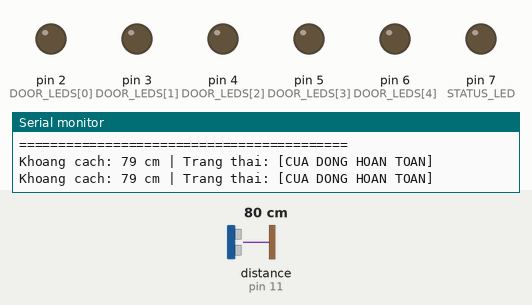
This sketch was run on a simulated Arduino Uno, built with avr-gcc and run on an emulated ATmega328P. On the bench: output pins drawn as LEDs (lit = HIGH), the last lines printed to the serial monitor. Wiring (inferred from the names in the program): ultrasonic range finder: trigger pin 12; echo pin 11. The test bench sets the inputs (shaded band); at power-on: distance to the obstacle (sensor on pin 11) 80 cm. The echo pulse lasts 58.3 µs per cm; pins used as bus, display or sensor lines are not drawn.

Above: at 1.3 s.
1.4 s: distance to the obstacle (sensor on pin 11) set to 55 cm
2.9 s: distance to the obstacle (sensor on pin 11) set to 48 cm
At 3.2 s:
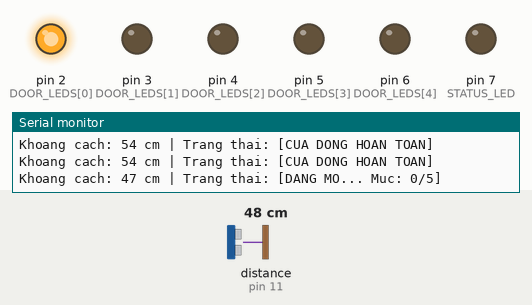
At 4.5 s:
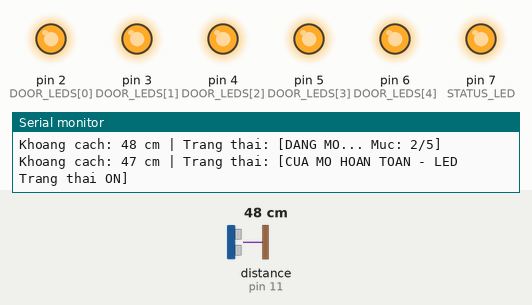
Timing chart, 0 to 6.0 s (numbered marks = the images above; inputs shaded):
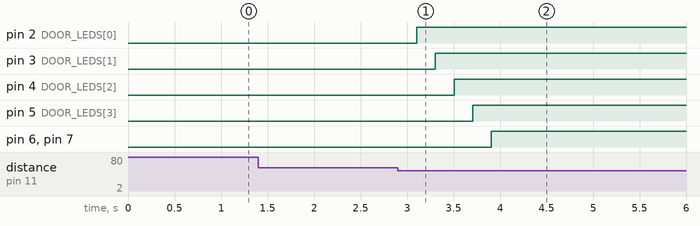

The sketch:

Bai1.ino
```cpp
const int TRIG_PIN = 12;
const int ECHO_PIN = 11;

const int DOOR_LEDS[5] = {2, 3, 4, 5, 6};
const int NUM_DOOR_LEDS = 5;

const int STATUS_LED = 7;

enum DoorState {
  DOOR_CLOSED,
  DOOR_OPENING,
  DOOR_OPEN,
  DOOR_CLOSING,
  DOOR_JAMMED
};

DoorState currentState = DOOR_CLOSED;

int openLevel = 0;
long distanceCm = 0;

unsigned long lastSensorReadTime = 0;
const unsigned long SENSOR_INTERVAL = 100;
unsigned long lastStepTime = 0;
const unsigned long STEP_INTERVAL = 200;
unsigned long noPersonStartTime = 0;
bool noPersonTiming = false;
unsigned long jamStartTime = 0;
bool jamTiming = false;
unsigned long lastBlinkTime = 0;
bool blinkState = false;
const unsigned long BLINK_INTERVAL = 250;
unsigned long lastSerialPrintTime = 0;
const unsigned long SERIAL_INTERVAL = 500;

long readUltrasonicDistance() {
  digitalWrite(TRIG_PIN, LOW);
  delayMicroseconds(2);
  digitalWrite(TRIG_PIN, HIGH);
  delayMicroseconds(10);
  digitalWrite(TRIG_PIN, LOW);

  long duration = pulseIn(ECHO_PIN, HIGH, 25000);

  if (duration == 0) {
    return 999;
  }

  long dist = (duration / 2) / 29.1;
  return dist;
}

void updateDoorLeds(int level) {
  for (int i = 0; i < NUM_DOOR_LEDS; i++) {
    if (i < level) {
      digitalWrite(DOOR_LEDS[i], HIGH);
    } else {
      digitalWrite(DOOR_LEDS[i], LOW);
    }
  }
}

void setAllDoorLeds(bool state) {
  for (int i = 0; i < NUM_DOOR_LEDS; i++) {
    digitalWrite(DOOR_LEDS[i], state ? HIGH : LOW);
  }
}

void setup() {
  Serial.begin(9600);

  pinMode(TRIG_PIN, OUTPUT);
  pinMode(ECHO_PIN, INPUT);

  for (int i = 0; i < NUM_DOOR_LEDS; i++) {
    pinMode(DOOR_LEDS[i], OUTPUT);
    digitalWrite(DOOR_LEDS[i], LOW);
  }

  pinMode(STATUS_LED, OUTPUT);
  digitalWrite(STATUS_LED, LOW);

  Serial.println(F("=========================================="));
  Serial.println(F("LAB 2 - BAI 1: HE THONG CUA TRUOT TU DONG"));
  Serial.println(F("Khoi dong he thong thanh cong!"));
  Serial.println(F("=========================================="));
}

void loop() {
  unsigned long currentMillis = millis();

  if (currentMillis - lastSensorReadTime >= SENSOR_INTERVAL) {
    lastSensorReadTime = currentMillis;
    distanceCm = readUltrasonicDistance();
  }

  if (distanceCm > 0 && distanceCm < 20) {
    if (!jamTiming) {
      jamTiming = true;
      jamStartTime = currentMillis;
    } else {
      if (currentMillis - jamStartTime >= 10000) {
        currentState = DOOR_JAMMED;
      }
    }
  } else {
    jamTiming = false;
    if (currentState == DOOR_JAMMED) {
      currentState = DOOR_OPEN;
      openLevel = 5;
      updateDoorLeds(openLevel);
      digitalWrite(STATUS_LED, HIGH);
      noPersonTiming = true;
      noPersonStartTime = currentMillis;
    }
  }
  switch (currentState) {

    case DOOR_CLOSED:
      digitalWrite(STATUS_LED, LOW);
      updateDoorLeds(0);
      noPersonTiming = false;

      if (distanceCm > 0 && distanceCm <= 50) {
        currentState = DOOR_OPENING;
        lastStepTime = currentMillis;
      }
      break;

    case DOOR_OPENING:
      digitalWrite(STATUS_LED, LOW);

      if (currentMillis - lastStepTime >= STEP_INTERVAL) {
        lastStepTime = currentMillis;
        if (openLevel < NUM_DOOR_LEDS) {
          openLevel++;
          updateDoorLeds(openLevel);
        }

        if (openLevel >= NUM_DOOR_LEDS) {
          currentState = DOOR_OPEN;
        }
      }
      break;

    case DOOR_OPEN:
      digitalWrite(STATUS_LED, HIGH);
      openLevel = 5;
      updateDoorLeds(openLevel);

      if (distanceCm >= 20 && distanceCm <= 50) {
        noPersonTiming = false;
      } else if (distanceCm > 50 || distanceCm <= 0) {
        if (!noPersonTiming) {
          noPersonTiming = true;
          noPersonStartTime = currentMillis;
        } else {
          if (currentMillis - noPersonStartTime >= 3000) {
            currentState = DOOR_CLOSING;
            lastStepTime = currentMillis;
            noPersonTiming = false;
          }
        }
      }
      break;

    case DOOR_CLOSING:
      digitalWrite(STATUS_LED, LOW);

      if (distanceCm > 0 && distanceCm <= 50) {
        currentState = DOOR_OPENING;
        lastStepTime = currentMillis;
        noPersonTiming = false;
        break;
      }

      if (currentMillis - lastStepTime >= STEP_INTERVAL) {
        lastStepTime = currentMillis;
        if (openLevel > 0) {
          openLevel--;
          updateDoorLeds(openLevel);
        }

        if (openLevel <= 0) {
          currentState = DOOR_CLOSED;
        }
      }
      break;

    case DOOR_JAMMED:
      digitalWrite(STATUS_LED, HIGH);

      if (currentMillis - lastBlinkTime >= BLINK_INTERVAL) {
        lastBlinkTime = currentMillis;
        blinkState = !blinkState;
        setAllDoorLeds(blinkState);
      }
      break;
  }

  if (currentMillis - lastSerialPrintTime >= SERIAL_INTERVAL) {
    lastSerialPrintTime = currentMillis;

    Serial.print(F("Khoang cach: "));
    if (distanceCm >= 999 || distanceCm <= 0) {
      Serial.print(F("Ngoai tam do"));
    } else {
      Serial.print(distanceCm);
      Serial.print(F(" cm"));
    }
    Serial.print(F(" | Trang thai: "));

    switch (currentState) {
      case DOOR_CLOSED:
        Serial.println(F("[CUA DONG HOAN TOAN]"));
        break;
      case DOOR_OPENING:
        Serial.print(F("[DANG MO... Muc: "));
        Serial.print(openLevel);
        Serial.println(F("/5]"));
        break;
      case DOOR_OPEN:
        Serial.println(F("[CUA MO HOAN TOAN - LED Trang thai ON]"));
        break;
      case DOOR_CLOSING:
        Serial.print(F("[DANG DONG... Muc: "));
        Serial.print(openLevel);
        Serial.println(F("/5]"));
        break;
      case DOOR_JAMMED:
        Serial.println(F("[CANH BAO: KET CUA TAI <20CM! 5 LED NHAP NHAY]"));
        break;
    }
  }
}
```

Measured:
- the behaviour switches between 52 and 51 cm on distance to the obstacle (sensor on pin 11) (found by bisection; images 0 and 1)
- after the input at 2.9 s, pin 2 (DOOR_LEDS[0]): LOW → HIGH after 0.21 s; pin 3 (DOOR_LEDS[1]): LOW → HIGH after 0.41 s; pin 4 (DOOR_LEDS[2]): LOW → HIGH after 0.61 s; pin 5 (DOOR_LEDS[3]): LOW → HIGH after 0.81 s; pin 6 (DOOR_LEDS[4]), pin 7 (STATUS_LED): LOW → HIGH after 1.0 s
